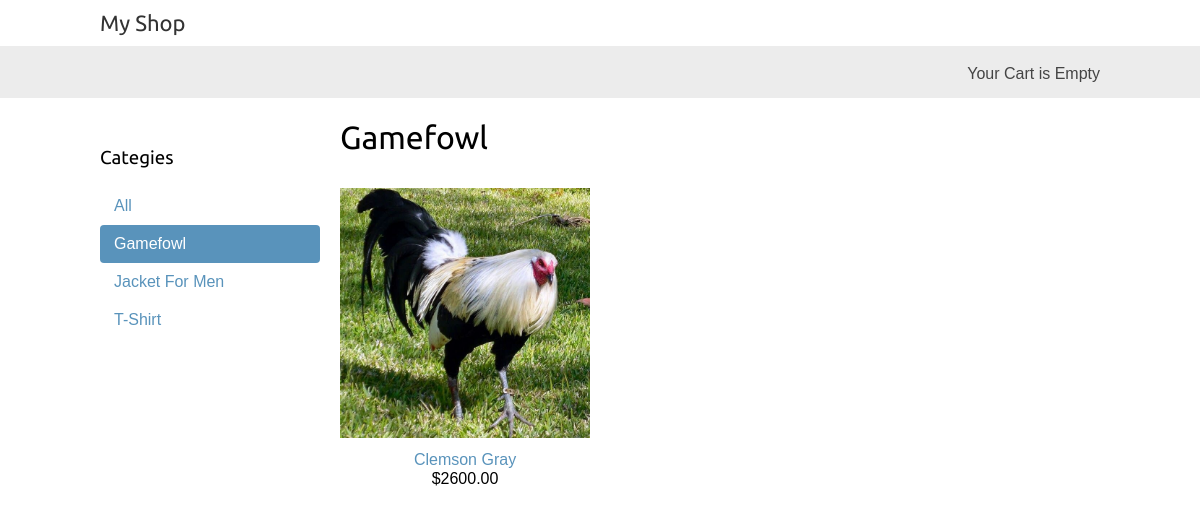
Page /gamefowl/ on the committed database.
### shop/models.py (models this page shows, shortened)
class Category(models.Model):
    name = models.CharField(max_length=200)
    slug = models.SlugField(max_length=200)
    class Meta:
        ordering = ['name']
        indexes = [
            models.Index(fields=['name']),
            ]
        verbose_name= 'category'
        verbose_name_plural = 'categories'
    def get_absolute_url(self):
        return reverse('shop:product_list_by_category',args=[self.slug])

class Product(models.Model):
    category = models.ForeignKey(Category,related_name='products',on_delete=models.CASCADE)
    name = models.CharField(max_length=200)
    slug = models.SlugField(max_length=200)
    image = models.ImageField(upload_to='products/%Y/%m/%d',blank=True)
    description = models.TextField(blank=True)
    price = models.DecimalField(max_digits=10,decimal_places=2)
    available = models.BooleanField(default=True)
    created = models.DateTimeField(auto_now_add=True)
    updated = models.DateTimeField(auto_now=True)
    class Meta:
        ordering = ['name']
        indexes = [
            models.Index(fields=['id','slug']),
            models.Index(fields=['name']),
            models.Index(fields=['-created'])
        ]
    def get_absolute_url(self):
        return reverse('shop:product_detail',args=[self.id,self.slug])

### shop/views.py (the view)
# urls.py: path('',views.product_list,name='product_list'),
def product_list(request , category_slug=None):
    category = None
    categories = Category.objects.all()
    products = Product.objects.filter(available=True)
    if category_slug:
        category = get_object_or_404(Category,slug=category_slug)
        products = products.filter(category=category)
    context = {
        'category':category,
        'categories':categories,
        'products':products
    }
    return render(request,'shop/product/list.html',context)

### cart/cart.py (called while the page is built)
    def __len__(self):
        return sum(item['quantity'] for item in self.cart.values())

### cart/context_processors.py (called while the page is built)
def cart(request):
    return {'cart':Cart(request)}

### shop/templates/shop/product/list.html (shortened to what this page needs)
{% extends 'shop/base.html'%}
{% load static %}
{% block content %}
<div id="sidebar">
    <h3>Categies</h3>
    <ul>
        <li {% if not category %} class="selected" {% endif %}>
            <a href="{% url 'shop:product_list'%}">All</a>
        </li>
        {% for c in categories %}
        <li {% if category.slug == c.slug %} class="selected" {% endif %}>
            <a href="{{c.get_absolute_url}}">{{c.name}}</a>
        </li>
        {% endfor %}
    </ul>
</div>
<div id="main-class" class="product-list">
    <h1>
        {% if category %}
        {{category.name}}
        {% else %}
        Products
        {% endif %}
    </h1>
    {% for product in products %}
    <div class="item">
        <a href="{{product.get_absolute_url}}">
        <img src="{{product.image.url}}" width='200px'alt="">
        </a>
        <a href="{{product.get_absolute_url}}">{{product.name}}</a>
        <br>
        ${{product.price}}
    </div>
    {% endfor %}
</div>
{% endblock %}

### shop/static/css/base.css (style rules this page uses)
body { margin:0; padding:0; font-family:helvetica, sans-serif; }
h1, h2, h3, h4, h5 , h6 { font-family: 'Ubuntu', sans-serif; font-weight:normal; }
a { text-decoration:none; color:#5993bb; }
#sidebar { width:220px; padding:30px 20px 0 0; float:left; }
#sidebar ul { margin:0; padding:0; }
#sidebar ul li { margin:0; list-style:none; padding:10px 14px; }
#sidebar ul li a { display:block; }
#sidebar ul li.selected { background:#5993bb; border-radius:4px; }
#sidebar ul li.selected a { color:#fff; }
.product-list .item { width:25%; padding:10px 20px 10px 0; float:left; text-align:center; line-height:1.2; }
.product-list .item img { width:100%; margin-bottom:8px; }

### rows in the picture
Category: name "Gamefowl"
Category: name "Jacket For Men"
Category: name "T-Shirt"
Product: image (picture), name "Clemson Gray", price "2600.00"
